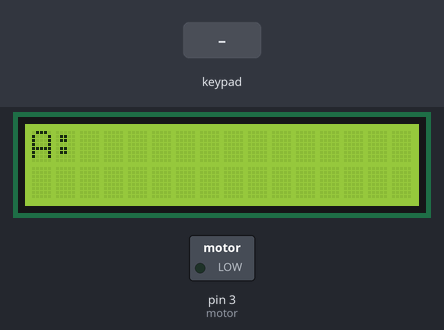
This sketch was run on a simulated Arduino Uno, built with avr-gcc and run on an emulated ATmega328P. On the bench: 16×2 character LCD, switched loads named in the sketch (green lamp = pin HIGH). Inputs (shaded band) come from the test bench.

Above: at 1.2 s.
1.3 s: keypad keys 6 7 8 9 pressed 0.4 s apart
At 3.1 s:
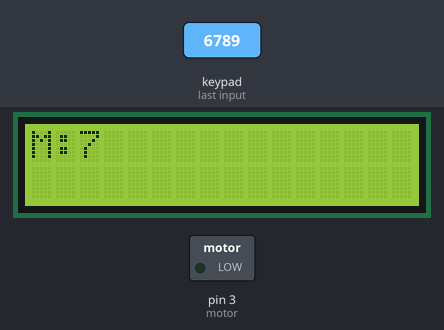
At 12.0 s:
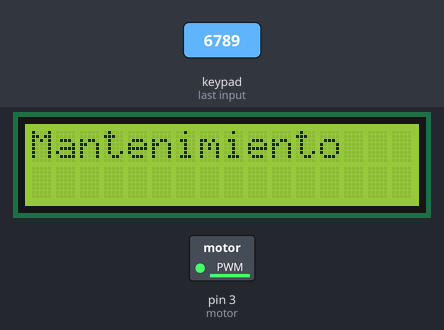
Timing chart, 0 to 20.6 s (numbered marks = the images above; inputs shaded):
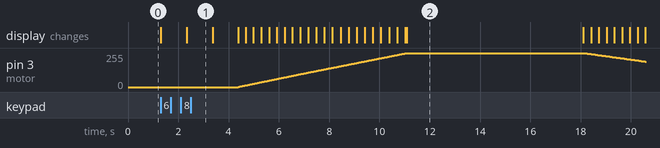

Measured:
- after the input at 1.3 s, pin 3 (motor): rises from 0/255 to 255/255 in 13.7 s, then falls to 191/255 in 2.5 s; the display: first changes at once (image 1 shows a later state)

The sketch:

Practica1_Emb.ino
```cpp
#include <Keypad.h>
#include <Wire.h>
#include <LiquidCrystal_I2C.h>

//Inicializando variables
const byte ROWS = 4;
const byte COLS = 4;
char key[ROWS][COLS] = {
  { '1', '2', '3', ':' },
  { '4', '5', '6', '#' },
  { '7', '8', '9', '#' },
  { '*', '0', '#', '#' }
};

byte rowPins[ROWS] = { 6, 7, 8, 9 };
byte colPins[COLS] = { 10, 11, 12, 13 };

LiquidCrystal_I2C lcd(0x27, 16, 2);
Keypad kpd = Keypad(makeKeymap(key), rowPins, colPins, ROWS, COLS);

const int motor = 3;
char pressKey;
int iKey;

int acceleration, hold, deceleration;

void getOptions(); //función para obtener los valores de la aceleracion, el mantenimiento y la desaceleracion del motor CD

void setup() {
  // put your setup code here, to run once:
  lcd.init();
  lcd.backlight();
  lcd.clear();
  pinMode(motor, OUTPUT);
  analogWrite(motor, 0);
}

void loop() {
  int i=1;
  float timeAce, timeDes;
  analogWrite(motor, 0);
  getOptions();

  lcd.clear();
  lcd.print("Aceleracion");
  timeAce = ((float)acceleration / (float)255) * 1000; //obtenemos el tiempo que deben tener los delay para que en total, la suma de 255 este tiempo de el tiempo deseado de aceleracion
  while (i < 255) {
    lcd.setCursor(0, 1);
    lcd.print(i);
    analogWrite(motor, i);
    delay(timeAce);
    i++;
  }

  lcd.clear();
  lcd.print("Mantenimiento");
  delay(hold*1000); //tiempo de mantenimiento

  lcd.clear();
  lcd.print("Desaceleracion");
  timeDes = ((float)deceleration / (float)255) * 1000; //obtenemos el tiempo que deben tener los delay para que en total, la suma de 255 este tiempo de el tiempo deseado de desaceleracion
  while (i > 1) {
    lcd.setCursor(0, 1);
    lcd.print("   ");
    lcd.setCursor(0,1);
    lcd.print(i);
    analogWrite(motor, i);
    delay(timeDes);
    i--;
  }
  lcd.clear();
}

void getOptions () {
  lcd.print("A:");

  do{
    // kpd.waitForKey();
    pressKey = kpd.getKey();
    acceleration = pressKey - 48; //restamos 48 para obtener el valor entero usando ASCII
  }while(acceleration < 4 || acceleration > 10);
  lcd.print(acceleration);
  delay(1000);

  lcd.clear();
  lcd.print("M:");

  do{
    // kpd.waitForKey();
    pressKey = kpd.getKey();
    hold = pressKey - 48;
  }while(hold < 4 || hold > 10);
  lcd.print(hold);
  delay(1000);

  lcd.clear();
  lcd.print("D:");

  do{
    // kpd.waitForKey();
    pressKey = kpd.getKey();
    deceleration = pressKey - 48;
  }while(deceleration < 4 || deceleration > 10);
  lcd.print(deceleration);
  delay(1000);
}
```
